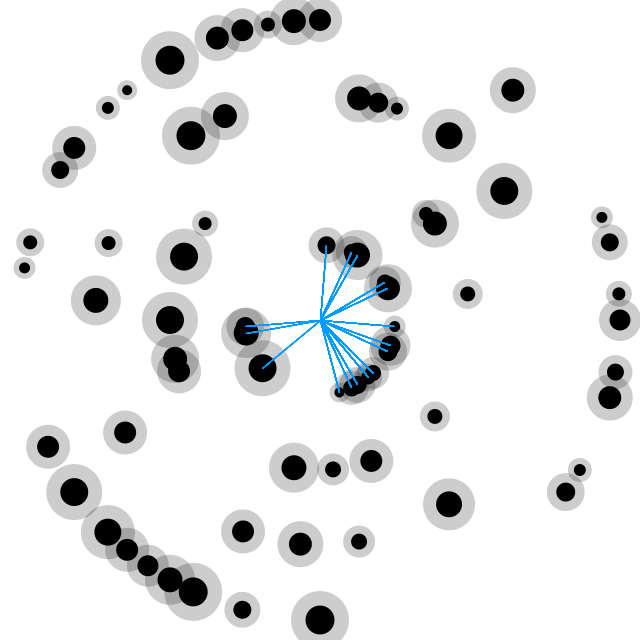
Frame 1 (no input)
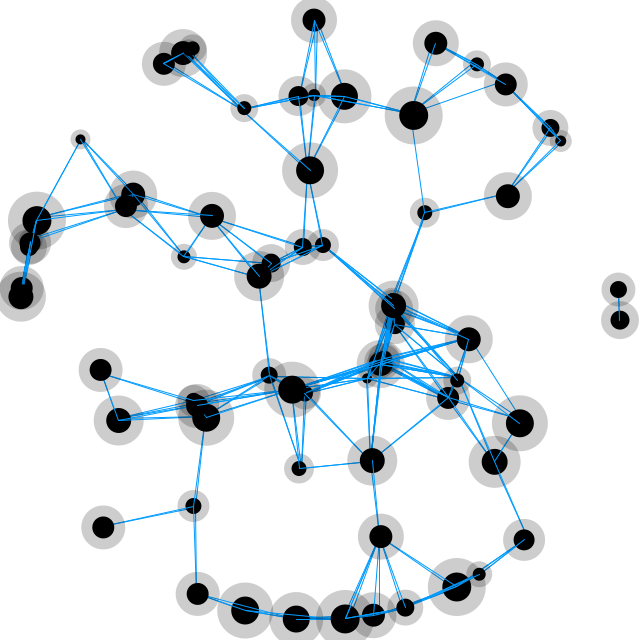
Frame 60 (the mouse pressed at the canvas centre just before this capture)
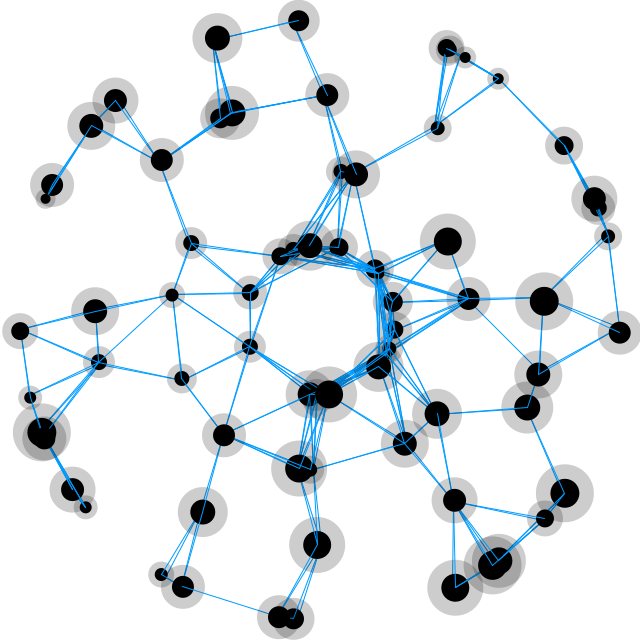
Frame 120 (the mouse held since frame 60 and released just before this capture)

The Processing sketch that drew these frames (run headless with seeded random() and noise(); from frame 60 on, the mouse is pressed at the canvas centre):

// Processing sketch: processing_169310
// ── processing_169310.pde

ArrayList dots = new ArrayList();

void setup() {
  size(640, 640);
  /* Put in the dots */
  for (int i = 0; i < 360; i+=5) {
    /* No noticable benifit for puting r outside the object. It would still work if it was made in each object. */
    float r = random(0, 1);
    dots.add(new Dot(i, r));
  }
}

void draw() {
  background(255);
  translate(width/2, height/2);
  for (int i = 0; i < dots.size (); i++) {
    Dot d = (Dot) dots.get(i);
    for (int q = 0; q < dots.size (); q++) {
      Dot d2 = (Dot) dots.get(q);
      /* 
       We have made 2 loops. The second loop, every time the first loop gets an object, it loops throught the rest 
       of the dots and "get"s them.
       
       We use the dist function in the PVector object to find the distance between the first loops object and the rest 
       of the objects. If the distance is less than 100 than draw a line connecting them.
       */
      if (PVector.dist(d.loc, d2.loc) < 100) {
        line(d.loc.x, d.loc.y, d2.loc.x, d2.loc.y);
      }
    }
    d.draw();
    d.move();
  }
}

class Dot {
  PVector loc;

  /* To work out whether it will spin clockwise or anti-clockwise */
  float spin = random(0.2, 1.2);
  float num = 0;
  
  int angle;
  /* Radius is the distance from the center */
  int radius;
  /* Size or circle (The transparent ring is 2x the size) */
  int s;

  Dot(int i, float r) {
    /* This will make 4 rings, depending on the value of r */
    if (r < 0.2) {
      radius = 75;
    } else if (r > 0.2 && r < 0.4) {
      radius = 150;
    } else if (r > 0.4 && r < 0.6) {
      radius = 225;
    } else {
      radius = 300;
    }
    loc = new PVector(0, 0);
    angle = i; 
    s = (int)random(10, 30);
  }

  void draw() {
    /* You will recognise this formular in my other sketches */
    /* Update our "x" and "y" values to move. (We add "num") */
    float x = sin(radians(angle+num)) * radius;
    float y = cos(radians(angle+num)) * radius;
    loc.set(x, y);
    
    noStroke();
    /* Transparent ring */
    fill(0, 50);
    ellipse(loc.x, loc.y, s*2, s*2);
    /* Normal Circle */
    fill(0);
    ellipse(loc.x, loc.y, s, s);
    stroke(0, 155, 255);
  }

  void move() {
    /* Depending on the value of "spin" it spins clockwise or anti-clockwise */
    if (spin < 0.7) {
      num += spin;
    } else {
      num -= spin;
    }
  }
}
